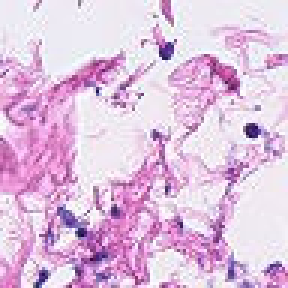
%> input picture WatershedSegmentation-and-CellSeperation/img.tif, 96 x 96 px (shown 3 times larger)
$ octave --eval "result = watershed_segmentation(imread('img.tif'));"   (GNU Octave 9; MATLAB toolbox functions it lacks are replaced by stand-ins)
%> lines starting %> are read from the running program, lines starting %| are printed output that depends on the picture; in (x1, y1, x2, y2) boxes, pixels count from 0 and x2, y2 are one past the last pixel; in counts of white or black regions, pixels touching at a corner belong together; the program's own positions count from 1
function [l] = watershed_segmentation(rgbimage)
rgb = rgbimage; %read the image
%> rgb is the input picture: size 96x96x3 uint8; mean R, G, B 224, 193.4, 223.5
I = rgb2gray(rgb); %turn to grayscale

gmag = imgradient(I); %gradient of the image

ws = watershed(gmag); %normal watershed
wsRGB = label2rgb(ws);


%Marking the foreground objects
    %NOTE: opening-closing and opening-closing by recounstruction are
    %different approaches. The 2 approaches are not dependent to each other
%opening-closing
se = strel('disk',2);
io = imopen(I,se);

%opening by reconstruction(morphological reconstruction)
ie = imerode(I,se);
iobr = imreconstruct(ie,I);

%opening-closing
ioc = imclose(io,se);

%opening closing by reconstruction
iobrd = imdilate(iobr,se);
iobrcbr = imreconstruct(imcomplement(iobrd), imcomplement(iobr));
iobrcbr = imcomplement(iobrcbr); %normally

fgm = imregionalmin(iobrcbr); %regional minima of opening-closing by Reconstruction
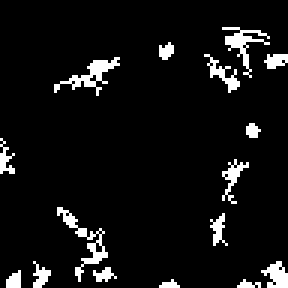
%> fgm: size 96x96 logical (shown 3 times larger); 6.7% white in thin lines or dots
%note: if regional maximas are taken, then the white(background) objects
%are selected, in our case this is reversed.

%i2 = labeloverlay(I,fgm); %minimas are shown on the image

se2 = strel(ones(1,1));
fgm2 = imclose(fgm,se2);
fgm3 = imerode(fgm2,se2);

fgm4 = bwareaopen(fgm3,1,1);
%i3 = labeloverlay(I,fgm4);

bw = imbinarize(iobrcbr); %thresholding
%> bw: size 96x96 logical; 66% white; 8 black regions (1 under 20 px), largest, box (x1, y1, x2, y2) and area: (0, 13, 87, 96) 2507, (56, 18, 81, 50) 254, (0, 73, 17, 96) 138

%thinning the bacground by SKIZ
%watershed ridge lines created
d = bwdist(bw); %TODO: Examine this part, the result is not correct
dl = watershed(d);
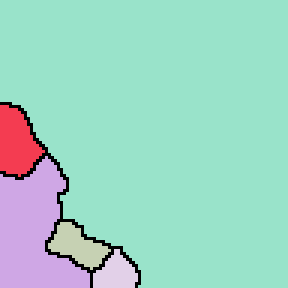
%> dl: size 96x96 uint8 (shown 3 times larger); 6 distinct labels, from 0 to 5; one colour per label, 0 black
bgm = dl == 0; % ridge lines
%> bgm: size 96x96 logical; 2.1% white in thin lines or dots, all inside (x1, y1, x2, y2) = (0, 34, 47, 96)
gmag2 = imimposemin(gmag, bgm | (fgm4));
l = watershed(gmag2); %compute watershed
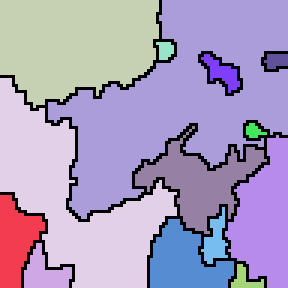
%> l: size 96x96 uint8 (shown 3 times larger); 15 distinct labels, from 0 to 14; one colour per label, 0 black

%Watershed applied in a second method gave better result with cell.tif
D = -bwdist(~bw);
D(~bw) = -Inf;
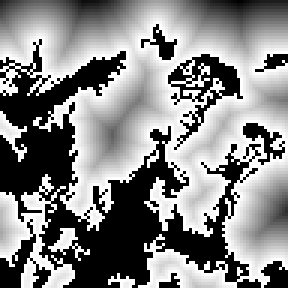
%> D: size 96x96 single (shown 3 times larger); 34.04% of the values are NaN or infinite; the others: min -20.25, max -1, mean -4.88; drawn with min black, max white, NaN and infinite black
L = watershed(D);
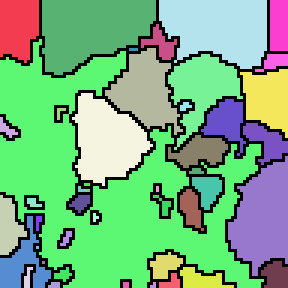
%> L: size 96x96 uint8 (shown 3 times larger); 45 distinct labels, from 0 to 44; one colour per label, 0 black
bgm2 = L == 0 %ridge lines
%> bgm2: size 96x96 logical; 13.5% white in thin lines or dots
gmag22 = imimposemin(gmag, bgm2 | (fgm4));
%%%%%%%%%%%%%%%%%%%%%%

labels = imdilate (L == 0, ones(1,1)) + 30*bgm2 + 1*fgm4;
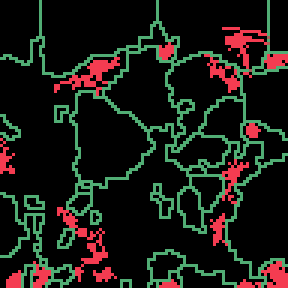
%> labels: size 96x96 double (shown 3 times larger); 4 distinct labels, from 0 to 32; one colour per label, 0 black
%i4 = labeloverlay(I, labels);
lrgb = label2rgb(L, 'jet', 'w');
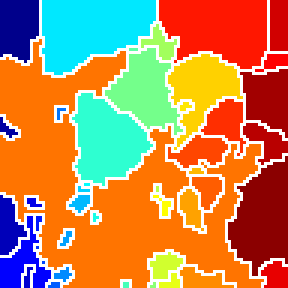
%> lrgb: size 96x96x3 uint8 (shown 3 times larger); mean R, G, B 189.3, 135, 85.3

figure ('name','yeehav')
imshow(I);
hold on
himage = imshow(lrgb);
himage.AlphaData = 0.3;
end
